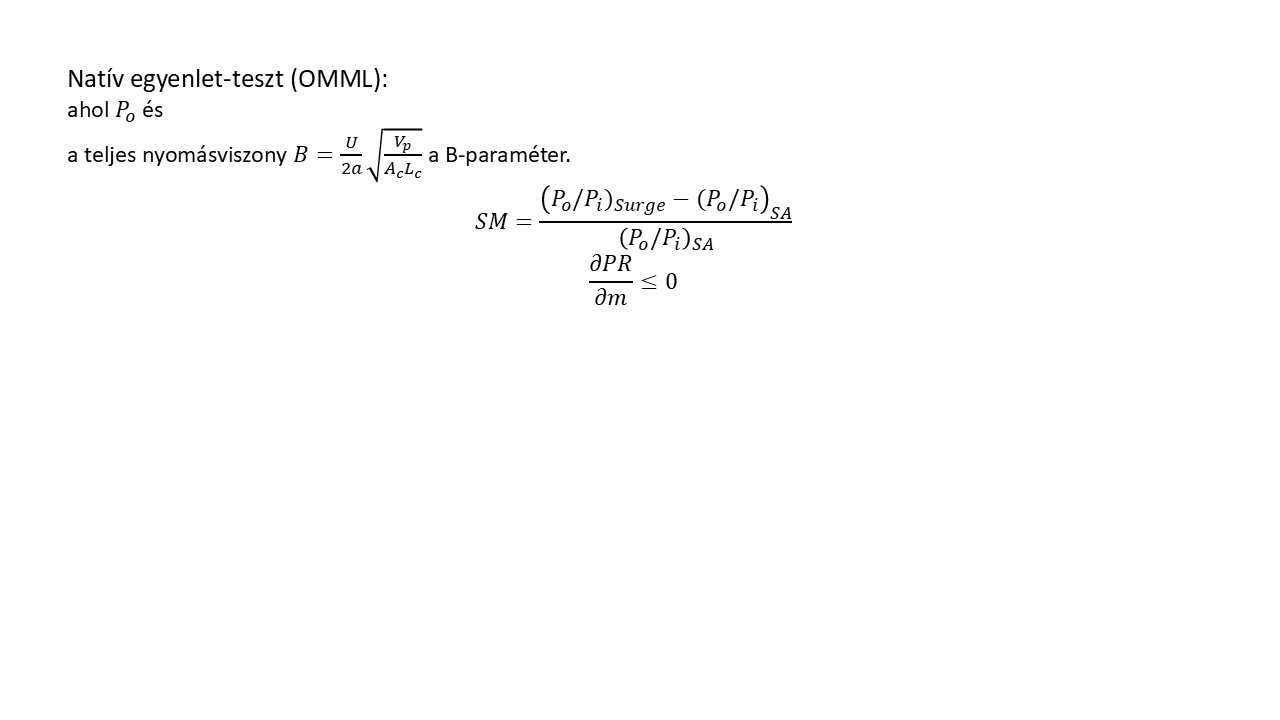
#> input picture scripts/_eq_lab/test1.png, 1280 x 720 px; its folder holds only this picture in this run
$ python -i _test_opencv_batch.py   (imports and definitions only)
#> lines starting #> are read from the running program, lines starting #| are printed output that depends on the picture; after the words box and inside, x2 and y2 are one past the last pixel; in counts of white or black regions, pixels touching at a corner belong together
"""
OpenCV k=15 batch teszt — minden available teszt-képre.
Kimenet: _test_opencv_batch/ mappa debug képekkel + összefoglaló táblázat.
"""
import cv2
import numpy as np
from pathlib import Path

BASE = Path(r"C:\Users\lasz\claude_course\test_outputs\atg\1_het\2_clean_inputs")
OUT  = BASE / "_test_opencv_batch"
# [1 line not run here, left out]

KSIZE = 15
THRESHOLD = 240

def source_type(img_path: Path) -> str:
    p = str(img_path)
    if "gravdahl" in p:    return "scanned"
    if "tavakoli" in p:    return "scanned"
    if "chattopadhyay" in p and "fig" in img_path.name: return "vector-born-digital"
    if "chattopadhyay" in p and "img" in img_path.name: return "raster-born-digital"
    if "nagy" in p:        return "pptx-slide"
    if "wikipedia" in p:   return "web-raster"
    return "unknown"

def opencv_k15(img_path: Path):
#> called with img_path = '_eq_lab/test1.png'
    img = cv2.imread(str(img_path))
#> img is the input picture: shape (720, 1280, 3); min 0, max 255, mean 253.2
    if img is None:
        return None
    h, w = img.shape[:2]
#> h = 720; w = 1280
    gray = cv2.cvtColor(img, cv2.COLOR_BGR2GRAY)
    _, binary = cv2.threshold(gray, THRESHOLD, 255, cv2.THRESH_BINARY_INV)
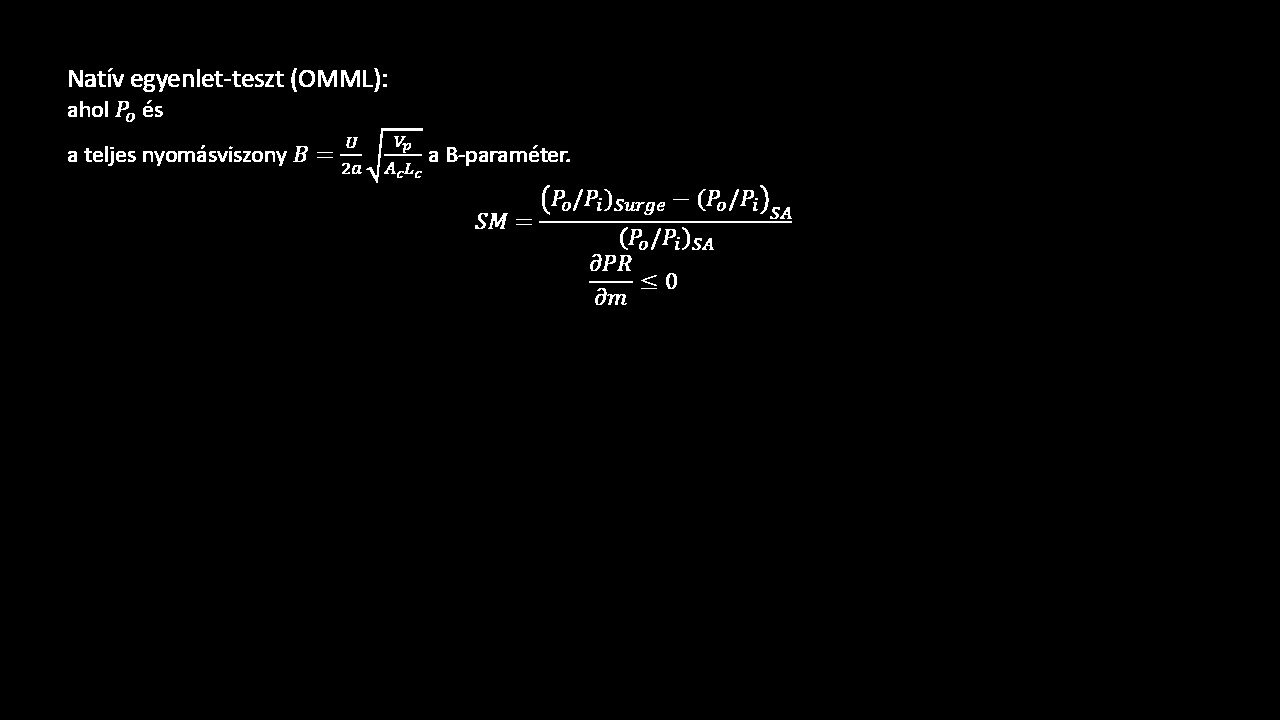
#> binary: shape (720, 1280); 1% white in thin lines or dots, all inside (x1, y1, x2, y2) = (68, 68, 792, 305)
    kernel = cv2.getStructuringElement(cv2.MORPH_RECT, (KSIZE, KSIZE))
    closed = cv2.morphologyEx(binary, cv2.MORPH_CLOSE, kernel)
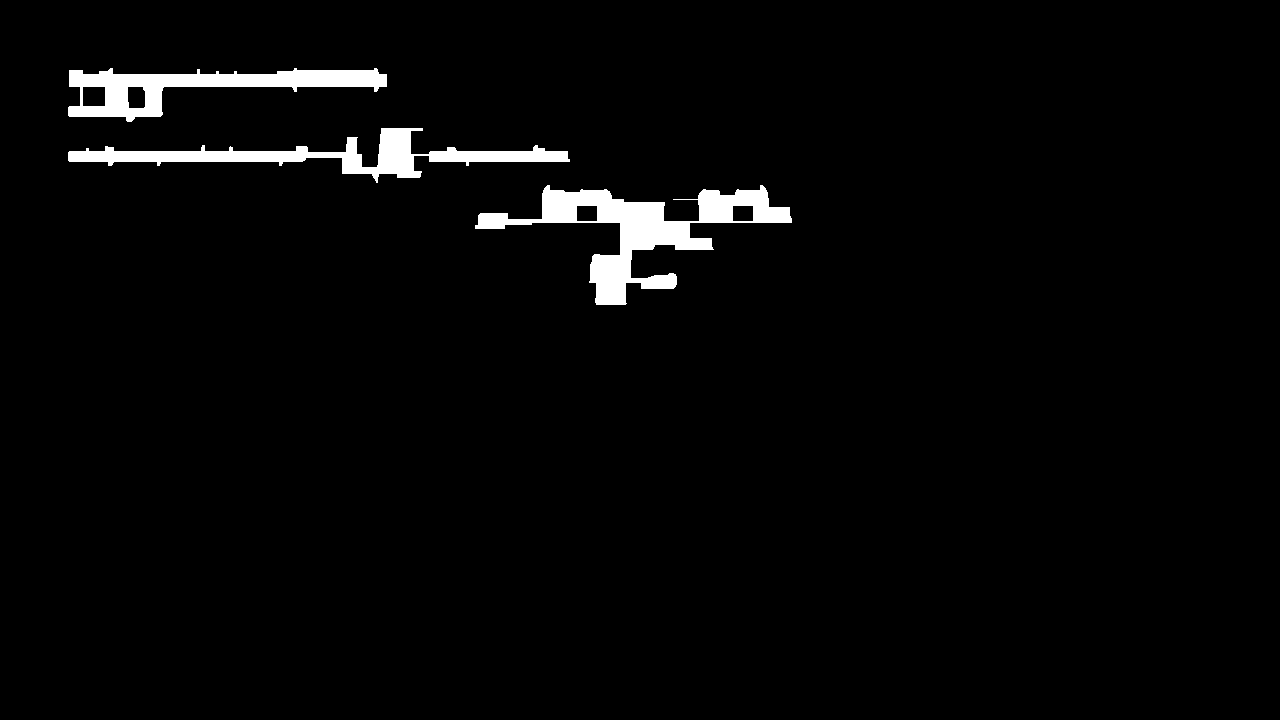
#> closed: shape (720, 1280); 2.6% white; 3 white regions
    contours, _ = cv2.findContours(closed, cv2.RETR_EXTERNAL, cv2.CHAIN_APPROX_SIMPLE)
#> contours = 3 contours; box (x1, y1, x2, y2) and area: (475, 185, 792, 305) 10642, (68, 68, 387, 122) 6960, (68, 128, 570, 183) 6470
    if not contours:
        return None
    largest = max(contours, key=cv2.contourArea)
#> largest = contour of 170 points, box (x1, y1, x2, y2) (475, 185, 792, 305), area 10642
    x, y, cw, ch = cv2.boundingRect(largest)
#> x = 475; y = 185; cw = 317; ch = 120
    area_ratio = (cw * ch) / (w * h)
#> area_ratio = 0.0413
    # Mentjük: eredeti + piros bbox + kivágott crop
    debug = img.copy()
    cv2.rectangle(debug, (x, y), (x+cw, y+ch), (0, 0, 255), 4)
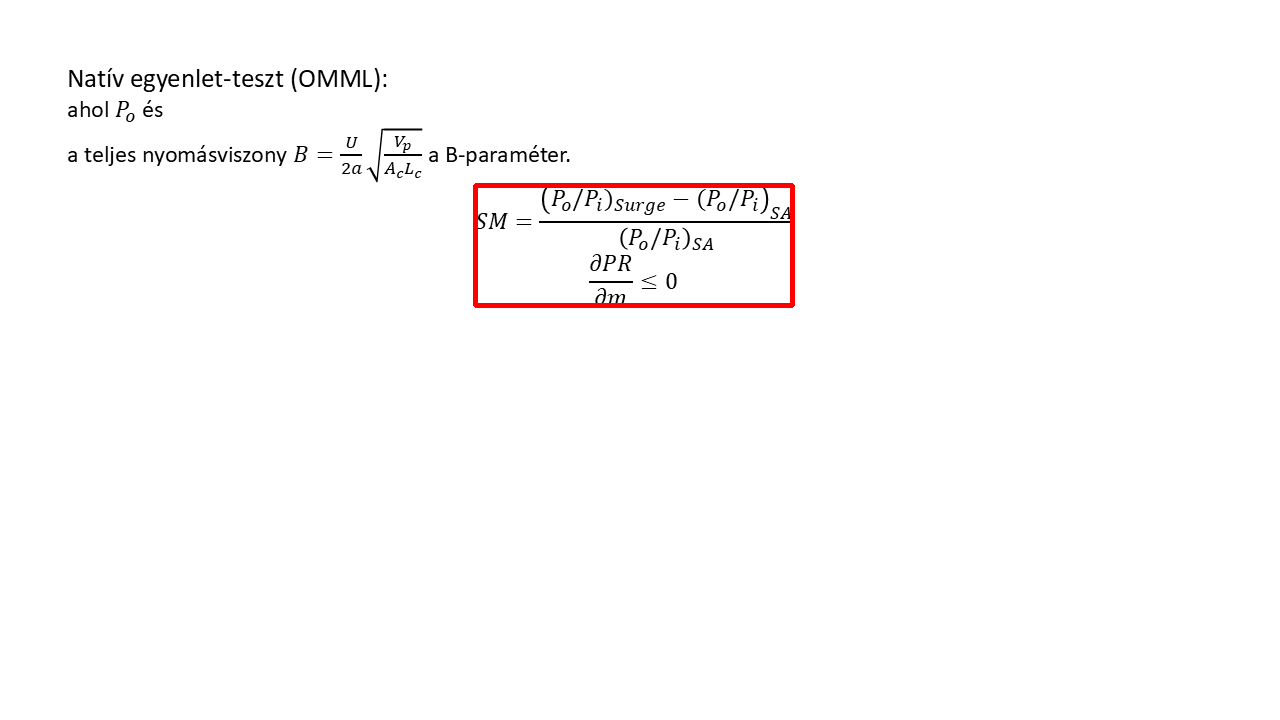
#> debug: shape (720, 1280, 3); 0.47% of pixels changed, all inside (x1, y1, x2, y2) = (473, 183, 795, 308)
    crop = img[y:y+ch, x:x+cw]
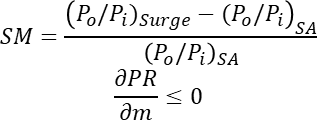
#> crop: shape (120, 317, 3); min 0, max 255, mean 238.3
    return {"bbox": (x, y, x+cw, y+ch), "area": area_ratio,
            "orig_size": (w, h), "crop_size": (cw, ch),
            "debug": debug, "crop": crop}

# Összes kép (nem test_ prefixű)
images = sorted([
    p for p in BASE.rglob("*.png")
    if "_test" not in str(p) and p.is_file()
])

# [2 lines not run here, left out]

results = []
# [36 lines not run here, left out]
by_type = {}
# [10 lines not run here, left out]

>>> result = opencv_k15('_eq_lab/test1.png')
#> result = 6 items
